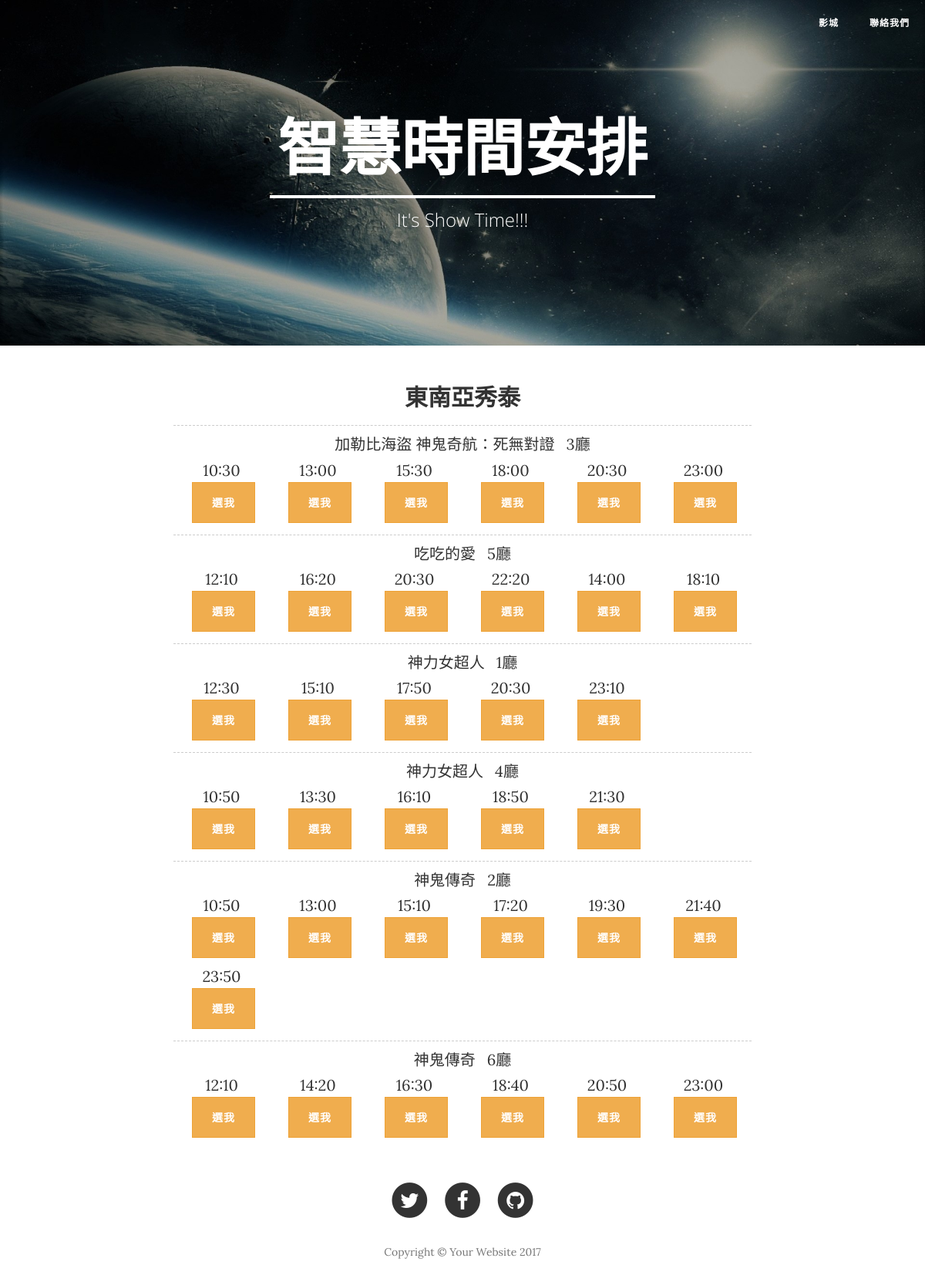
Screenshot of /timetable/8/東南亞秀泰 with the database file from the repository.
### main/models.py (models this page shows, shortened)
class Theater(models.Model):
	theater_name = models.CharField(max_length=30)
	theater_phone = models.CharField(max_length=15, blank=True)
	theater_loc = models.CharField(max_length=100, blank=True)
	theater_id = models.IntegerField()
	theater_url = models.CharField(max_length=200, blank=True)

class MoiveTimeTable(models.Model):
	movie_name = models.CharField(max_length=100)
	movie_loc = models.CharField(max_length=100)
	movie_date = models.CharField(max_length=100, blank=True)
	movie_time = models.CharField(max_length=100, blank=True)
	movie_info = models.ForeignKey(Movie, null=True)
	theater = models.ForeignKey(Theater, null=True)

### main/views.py (the view)
# urls.py: url(r'^timetable/(?P<id>\d+)/(?P<name>\S+)', views.timetable, name='timetable'),
def timetable(request, id, name):
	t = Theater.objects.filter(theater_id=id)
	movie = MoiveTimeTable.objects.filter(theater=t[0]).order_by('movie_name')
	movie_list = []
	movie_list_time = []
	for mlist in movie:
		if ((movie_list.count(mlist.movie_name)==0 and movie_list.count(mlist.movie_loc)==0)or movie_list.count(mlist.movie_loc)==0):
			movie_list_time.append(movie_list)
			movie_list = []
			movie_list.append(mlist.movie_name)
			movie_list.append(mlist.movie_loc)
		movie_list.append(mlist.movie_time)
	movie_list_time.append(movie_list)
	del movie_list_time[0]
	return render(request, 'timetable.html',{
		'movie_time':movie_list_time,
		'id':id,
		'name':name,
		})

### main/templates/timetable.html
{% extends "layout/base.html" %}
{% load static %}
{% block content %}
	<header class="intro-header" style="background-image: url({% static 'img/post-bg.jpg' %})">
        <div class="container">
            <div class="row">
                <div class="col-lg-8 col-lg-offset-2 col-md-10 col-md-offset-1">
                    <div class="page-heading">
                        <h1>智慧時間安排</h1>
                        <hr class="small">
                        <h2 class="subheading">It's Show Time!!!</h2>
                    </div>
                </div>
            </div>
        </div>
    </header>
    <h2 align="center">{{name}}</h2>
    {% include "layout/content-con.html" %}
{% endblock %}

### main/templates/layout/content-con.html (shortened to what this page needs)
{% load static %}
<article>
    <div class="container">
        <div class="row">
            <div class="col-lg-8 col-lg-offset-2 col-md-10 col-md-offset-1">
                {% for m in movie_time %}
                    <table class="hidden-xs" style="width: 100%; margin-top: 10px;">
                        <tbody>
                            <tr>
                                <td colspan="7" style="border-top: 1px dashed rgb(204, 204, 204); padding-top: 10px;">
                                    <span style="margin-right: 15px;">{{m.0}}</span>{{m.1}}
                                </td>
                            </tr>
                            <tr style="padding-top: 5px;">
                                {% if m.2 %}
                                <td style="width: 14%; padding: 5px 0px; text-align: center; vertical-align: middle; left center no-repeat;">
                                    <div>
                                        {{m.2 }}
                                        <button class="btn btn-warning btn-xs" style="vertical-align: bottom; margin-left: 5px;"  onclick="location.href='{% url 'abouts' id m.2 m.0 %}'">
                                        選我
                                        </button>
                                    </div>
                                </td>
                                {% else %}
                                 <td style="width: 14%; padding: 5px 0px; text-align: center; vertical-align: middle; background: url(&quot;../img/bg_time.gif&quot;) left center no-repeat;">
                                    <div>
                                    </div>
                                </td>
                                {% endif %}
                                {% if m.3 %}
                                <td style="width: 14%; padding: 5px 0px; text-align: center; vertical-align: middle; background: url(&quot;../img/bg_time.gif&quot;) left center no-repeat;">
                                    <div>
                                        {{m.3 }}
                                        <button class="btn btn-warning btn-xs" style="vertical-align: bottom; margin-left: 5px;"  onclick="location.href='{% url 'abouts' id m.3 m.0 %}'">
                                        選我
                                        </button>
                                    </div>
                                </td>
                                {% else %}
                                 <td style="width: 14%; padding: 5px 0px; text-align: center; vertical-align: middle; background: url(&quot;../img/bg_time.gif&quot;) left center no-repeat;">
                                    <div>
                                    </div>
                                </td>
                                {% endif %}
                                {% if m.4 %}
                                <td style="width: 14%; padding: 5px 0px; text-align: center; vertical-align: middle; background: url(&quot;../img/bg_time.gif&quot;) left center no-repeat;">
                                    <div>
                                        {{m.4 }}
                                        <button class="btn btn-warning btn-xs" style="vertical-align: bottom; margin-left: 5px;"  onclick="location.href='{% url 'abouts' id m.4 m.0 %}'">
                                        選我
                                        </button>
                                    </div>
                                </td>
                                {% else %}
                                 <td style="width: 14%; padding: 5px 0px; text-align: center; vertical-align: middle; background: url(&quot;../img/bg_time.gif&quot;) left center no-repeat;">
                                    <div>
                                    </div>
                                </td>
                                {% endif %}
                                {% if m.5 %}
                                <td style="width: 14%; padding: 5px 0px; text-align: center; vertical-align: middle; background: url(&quot;../img/bg_time.gif&quot;) left center no-repeat;">
                                    <div>
                                        {{m.5 }}
                                        <button class="btn btn-warning btn-xs" style="vertical-align: bottom; margin-left: 5px;"  onclick="location.href='{% url 'abouts' id m.5 m.0 %}'">
                                        選我
                                        </button>
                                    </div>
                                </td>
                                {% else %}
                                 <td style="width: 14%; padding: 5px 0px; text-align: center; vertical-align: middle; background: url(&quot;../img/bg_time.gif&quot;) left center no-repeat;">
                                    <div>
                                    </div>
                                </td>
                                {% endif %}
                                {% if m.6 %}
                                <td style="width: 14%; padding: 5px 0px; text-align: center; vertical-align: middle; background: url(&quot;../img/bg_time.gif&quot;) left center no-repeat;">
                                    <div>
                                        {{m.6 }}
                                        <button class="btn btn-warning btn-xs" style="vertical-align: bottom; margin-left: 5px;"  onclick="location.href='{% url 'abouts' id m.6 m.0 %}'">
                                        選我
                                        </button>
                                    </div>
                                </td>
                                {% else %}
                                 <td style="width: 14%; padding: 5px 0px; text-align: center; vertical-align: middle; background: url(&quot;../img/bg_time.gif&quot;) left center no-repeat;">
                                    <div>
                                    </div>
                                </td>
                                {% endif %}
                                {% if m.7 %}
                                <td style="width: 14%; padding: 5px 0px; text-align: center; vertical-align: middle; background: url(&quot;../img/bg_time.gif&quot;) left center no-repeat;">
                                    <div>
                                        {{m.7 }}
                                        <button class="btn btn-warning btn-xs" style="vertical-align: bottom; margin-left: 5px;"  onclick="location.href='{% url 'abouts' id m.7 m.0 %}'">
                                        選我
                                        </button>
                                    </div>
                                </td>
                                {% else %}
                                <td style="width: 14%; padding: 5px 0px; text-align: center; vertical-align: middle; background: url(&quot;../img/bg_time.gif&quot;) left center no-repeat;">
                                </td>
                                {% endif %}
                            </tr>
                            {% if m.8 %}
                            <tr style="padding-top: 5px;">
                                {% if m.8 %}
                                <td style="width: 14%; padding: 5px 0px; text-align: center; vertical-align: middle; background: url(&quot;../img/bg_time.gif&quot;) left center no-repeat;">
                                    <div>
                                        {{m.8 }}
                                        <button class="btn btn-warning btn-xs" style="vertical-align: bottom; margin-left: 5px;"  onclick="location.href='{% url 'abouts' id m.8 m.0 %}'">
                                        選我
                                        </button>
                                    </div>
                                </td>
                                {% else %}
                                 <td style="width: 14%; padding: 5px 0px; text-align: center; vertical-align: middle; background: url(&quot;../img/bg_time.gif&quot;) left center no-repeat;">
                                    <div>
                                    </div>
                                </td>
                                {% endif %}
                                {% if m.9 %}
                                <td style="width: 14%; padding: 5px 0px; text-align: center; vertical-align: middle; background: url(&quot;../img/bg_time.gif&quot;) left center no-repeat;">
                                    <div>
                                        {{m.9 }}
                                        <button class="btn btn-warning btn-xs" style="vertical-align: bottom; margin-left: 5px;"  onclick="location.href='{% url 'abouts' id m.9 m.0 %}'">
                                        選我
                                        </button>
                                    </div>
                                </td>
                                {% else %}
                                 <td style="width: 14%; padding: 5px 0px; text-align: center; vertical-align: middle; background: url(&quot;../img/bg_time.gif&quot;) left center no-repeat;">
                                </td>
                                {% endif %}
                                {% if m.10 %}
                                <td style="width: 14%; padding: 5px 0px; text-align: center; vertical-align: middle; background: url(&quot;../img/bg_time.gif&quot;) left center no-repeat;">
                                    <div>
                                        {{m.10 }}
                                        <button class="btn btn-warning btn-xs" style="vertical-align: bottom; margin-left: 5px;"  onclick="location.href='{% url 'abouts' id m.10 m.0 %}'">
                                        選我
                                        </button>
                                    </div>
                                </td>
                                {% else %}
                                 <td style="width: 14%; padding: 5px 0px; text-align: center; vertical-align: middle; background: url(&quot;../img/bg_time.gif&quot;) left center no-repeat;">
                                </td>
                                {% endif %}
                                {% if m.11 %}
                                <td style="width: 14%; padding: 5px 0px; text-align: center; vertical-align: middle; background: url(&quot;../img/bg_time.gif&quot;) left center no-repeat;">
                                    <div>
                                        {{m.11 }}
                                        <button class="btn btn-warning btn-xs" style="vertical-align: bottom; margin-left: 5px;"  onclick="location.href='{% url 'abouts' id m.11 m.0 %}'">
                                        選我
                                        </button>
                                    </div>
                                </td>
                                {% else %}
                                 <td style="width: 14%; padding: 5px 0px; text-align: center; vertical-align: middle; background: url(&quot;../img/bg_time.gif&quot;) left center no-repeat;">
                                </td>
                                {% endif %}
                                {% if m.12 %}
                                <td style="width: 14%; padding: 5px 0px; text-align: center; vertical-align: middle; background: url(&quot;../img/bg_time.gif&quot;) left center no-repeat;">
                                    <div>
                                        {{m.12 }}
                                        <button class="btn btn-warning btn-xs" style="vertical-align: bottom; margin-left: 5px;"  onclick="location.href='{% url 'abouts' id m.12 m.0 %}'">
                                        選我
                                        </button>
                                    </div>
                                </td>
                                {% else %}
                                 <td style="width: 14%; padding: 5px 0px; text-align: center; vertical-align: middle; background: url(&quot;../img/bg_time.gif&quot;) left center no-repeat;">
                                </td>
                                {% endif %}
                                {% if m.13 %}
                                <td style="width: 14%; padding: 5px 0px; text-align: center; vertical-align: middle; background: url(&quot;../img/bg_time.gif&quot;) left center no-repeat;">
                                    <div>
                                        {{m.13 }}
                                        <button class="btn btn-warning btn-xs" style="vertical-align: bottom; margin-left: 5px;"  onclick="location.href='{% url 'abouts' id m.13 m.0 %}'">
                                        選我
                                        </button>
                                    </div>
                                </td>
                                {% else %}
                                 <td style="width: 14%; padding: 5px 0px; text-align: center; vertical-align: middle; background: url(&quot;../img/bg_time.gif&quot;) left center no-repeat;">
                                </td>
                                {% endif %}
                            </tr>
                            {% endif %}
                        </tbody>
                    </table>
                {% endfor %}
            </div>
        </div>
    </div>
</article>

### rows the page displays
Theater: theater_name "東南亞秀泰"
MoiveTimeTable: movie_name "加勒比海盜 神鬼奇航：死無對證", movie_loc "3廳", movie_time "10:30"
MoiveTimeTable: movie_time "13:00"
MoiveTimeTable: movie_time "15:30"
MoiveTimeTable: movie_time "18:00"
MoiveTimeTable: movie_time "20:30"
MoiveTimeTable: movie_time "23:00"
MoiveTimeTable: movie_name "吃吃的愛", movie_loc "5廳", movie_time "12:10"
MoiveTimeTable: movie_time "16:20"
MoiveTimeTable: movie_time "20:30"
MoiveTimeTable: movie_time "22:20"
MoiveTimeTable: movie_time "14:00"
MoiveTimeTable: movie_time "18:10"
MoiveTimeTable: movie_name "神力女超人", movie_loc "1廳", movie_time "12:30"
MoiveTimeTable: movie_time "15:10"
MoiveTimeTable: movie_time "17:50"
MoiveTimeTable: movie_time "20:30"
MoiveTimeTable: movie_time "23:10"
MoiveTimeTable: movie_name "神力女超人", movie_loc "4廳", movie_time "10:50"
MoiveTimeTable: movie_time "13:30"
MoiveTimeTable: movie_time "16:10"
MoiveTimeTable: movie_time "18:50"
MoiveTimeTable: movie_time "21:30"
MoiveTimeTable: movie_name "神鬼傳奇", movie_loc "2廳", movie_time "10:50"
MoiveTimeTable: movie_time "13:00"
MoiveTimeTable: movie_time "15:10"
MoiveTimeTable: movie_time "17:20"
MoiveTimeTable: movie_time "19:30"
MoiveTimeTable: movie_time "21:40"
MoiveTimeTable: movie_time "23:50"
MoiveTimeTable: movie_name "神鬼傳奇", movie_loc "6廳", movie_time "12:10"
MoiveTimeTable: movie_time "14:20"
MoiveTimeTable: movie_time "16:30"
MoiveTimeTable: movie_time "18:40"
MoiveTimeTable: movie_time "20:50"
MoiveTimeTable: movie_time "23:00"
